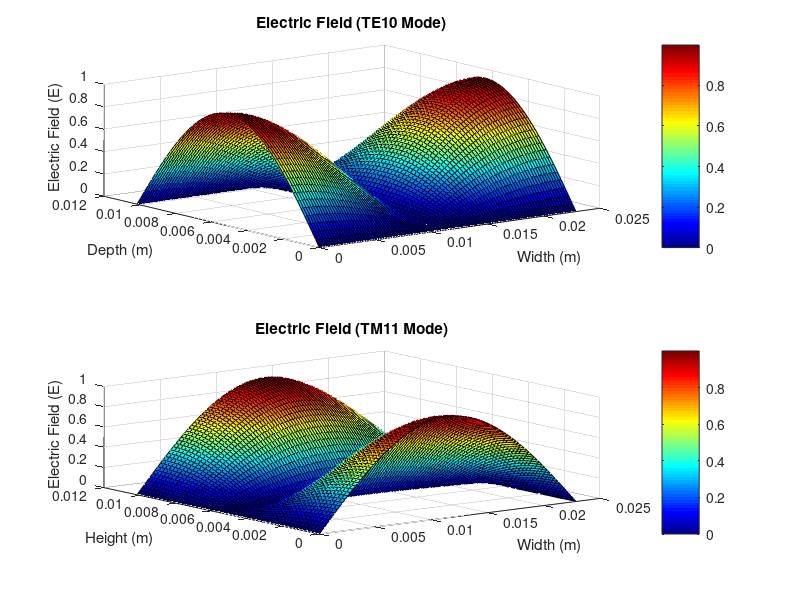

MATLAB code for this plot:
% Constants and dimensions
a = 0.02286; % Width of waveguide (meters)
b = 0.01016; % Height of waveguide (meters)
f = 10e9; % Frequency (10 GHz)
c = 3e8; % Speed of light (meters/second)
lambda = c / f; % Free-space wavelength (meters)

% Spatial grid
x = linspace(0, a, 100); % Grid along the width
y = linspace(0, b, 50); % Grid along the height
z = linspace(0, lambda / 2, 25); % Grid along the depth (half-wavelength)
[x_grid, y_grid, z_grid] = meshgrid(x, y, z);

% Correct TE10 Mode Electric Field
kx = pi / a; % Wave number in x-direction
ky = pi / b; % No variation in y-direction for TE10
kz = 2 * pi * f / c; % Wave number in z-direction
E_TE10 = cos(kx * x_grid) .* sin(ky * y_grid) .* cos(kz * z_grid);

% TM11 Mode
E_TM11 = sin(kx * x_grid) .* cos(ky * y_grid) .* cos(kz * z_grid);

% Visualization
figure;

% TE10 Mode Visualization
subplot(2, 1, 1);
surf(x_grid(:, :, 1), y_grid(:, :, 1), abs(E_TE10(:, :, 1))); % x-z plane
title('Electric Field (TE10 Mode)');
xlabel('Width (m)');
ylabel('Depth (m)');
zlabel('Electric Field (E)');
colormap('jet');
colorbar;

% TM11 Mode Visualization
subplot(2, 1, 2);
surf(x_grid(:, :, 1), y_grid(:, :, 1), abs(E_TM11(:, :, 1))); % x-y plane
title('Electric Field (TM11 Mode)');
xlabel('Width (m)');
ylabel('Height (m)');
zlabel('Electric Field (E)');
colormap('jet');
colorbar;
